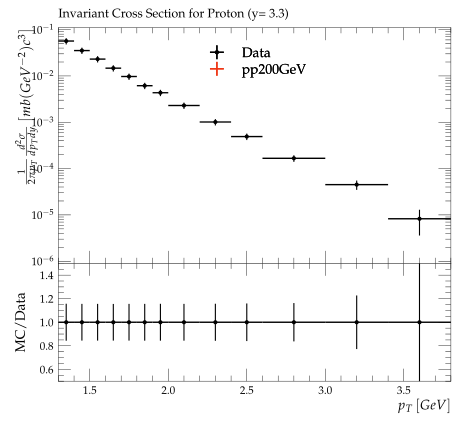

Python code for this plot:
#! /usr/bin/env python3

# This Python script was auto-generated using YODA v2.1.0.
# Analysis object: /BRAHMS_2007_I742956/d11-x01-y01
# Timestamp: 07-10-2025 (17:32:21)

import matplotlib as mpl
import matplotlib.pyplot as plt
mpl.use('Agg') # comment out for interactive use
import os
import numpy as np
from numpy import nan, inf

plotDir = os.path.split(os.path.realpath(__file__))[0]
if 'YODA_USER_PLOT_PATH' in globals():
    plot_outdir = globals()['YODA_USER_PLOT_PATH']
else:
    plot_outdir = plotDir

#plot style
plt.style.use(os.path.join(plotDir, '../default.mplstyle'))
# plot metadata
figW, figH = plt.rcParams['figure.figsize']
ax_xLabel = r'$p_T \left[GeV\right]$'
ax_yLabel = r'$\frac{1}{2\pi{p_{T}}}\frac{d^2\sigma}{dp_{T}dy}\left[mb(GeV^{-2})c^3\right]$'
ax_title  = r'Invariant Cross Section for Proton (y= 3.3)'
ax_xScale = 'linear'
ax_yScale = 'log'
xLims = (1.3, 3.8)
yLims = (9e-07, 0.11000000000000001)

# TeX-friendly labels for the legend
labels = {
    'legend' : ([ r"Data", r"pp200GeV" ], r""),
}

# Adjust canvas width and height
canvasW = 10.0
canvasH = 9.0
figW *= canvasW/10.
figH *= canvasH/9.

# Create figure and axis objects
fig, (ax, ratio0_ax) = plt.subplots(2, 1, sharex=True,
                  figsize=(figW,figH), gridspec_kw={'height_ratios': (6.0, 3.0)})

# Set figure margins
plt.subplots_adjust(
    left   = 1.0 * plt.rcParams['figure.subplot.left'],
    right  = 1.0 * plt.rcParams['figure.subplot.right'],
    top    = 1.0 * plt.rcParams['figure.subplot.top'],
    bottom = 1.0 * plt.rcParams['figure.subplot.bottom'])

ratio0_ax.yaxis.set_major_locator(mpl.ticker.MultipleLocator(0.2))
ratio0_ax.set_ylim(0.5, 1.4999)
ratio0_ax.set_ylabel('MC/Data')

# the numerical data is stored in a separate file
dataf = dict()
prefix = os.path.split(__file__)[0]
if prefix:    prefix = prefix + '/'
exec(open(prefix+'d11-x01-y01__data.py').read(), dataf)


legend_handles = dict() # keep track of handles for the legend

# style options for curves
# starts at zorder>=5 to draw curve on top of legend
styles = {
  'Data': {
    'color' : 'black',
    'linestyle' : '-',
    'linewidth' : 1,
    'marker' : 'o',
    'markersize' : 2,
    'capsize' : 0.0,
    'zorder' : 5,
    'histstyle' : 0,
    'drawstyle' : 'steps-pre',
    'xerrorbars' : 1,
    'yerrorbars' : 1,
    'fillcolor' : None,
    'fillopacity' : 1.0,
    'ratio0_linestyle' : '-',
    'ratio0_linewidth' : 1,
    'ratio0_marker' : 'o',
    'ratio0_markersize' : 2,
    'ratio0_capsize' : 0.0,
    'ratio0_zorder' : 5,
    'ratio0_histstyle' : 0,
    'ratio0_drawstyle' : 'steps-pre',
    'ratio0_xerrorbars' : 1,
    'ratio0_yerrorbars' : 1,
  },
  'pp200GeV.yoda': {
    'color' : '#EE3311',
    'linestyle' : '-',
    'linewidth' : 1,
    'marker' : 'none',
    'markersize' : 2,
    'capsize' : 0.0,
    'zorder' : 6,
    'histstyle' : 1,
    'drawstyle' : 'steps-pre',
    'xerrorbars' : 1,
    'yerrorbars' : 1,
    'fillcolor' : None,
    'fillopacity' : 1.0,
    'ratio0_linestyle' : '-',
    'ratio0_linewidth' : 1,
    'ratio0_marker' : 'none',
    'ratio0_markersize' : 2,
    'ratio0_capsize' : 0.0,
    'ratio0_zorder' : 6,
    'ratio0_histstyle' : 1,
    'ratio0_drawstyle' : 'steps-pre',
    'ratio0_xerrorbars' : 1,
    'ratio0_yerrorbars' : 1,
  },
}

# curve from input yoda files in main panel
for label, yvals in dataf['yvals'].items():
    if all(np.isnan(v) for v in dataf['yvals'][label]):
        continue
    tmp = None
    if styles[label]['histstyle']: # draw as histogram
        xpos = dataf['xedges'][label] if styles[label]['drawstyle'] else dataf['xpoints'][label]
        ypos = np.insert(yvals, 0, yvals[0]) if styles[label]['drawstyle'] else yvals
        if styles[label]['fillcolor']: # fill area below curve
            ax.fill_between(xpos, ypos, step='pre',
                            color=styles[label]['fillcolor'],
                            alpha=styles[label]['fillopacity'])
        tmp, = ax.plot(xpos, ypos,
                       color=styles[label]['color'],
                       linestyle=styles[label]['linestyle'],
                       linewidth=styles[label]['linewidth'],
                       drawstyle=styles[label]['drawstyle'], solid_joinstyle='miter',
                       zorder=styles[label]['zorder'], label=label)
    tmp = ax.errorbar(dataf['xpoints'][label], yvals,
                      xerr=np.array(dataf['xerrs'][label])*styles[label]['xerrorbars'],
                      yerr=np.array(dataf['yerrs'][label])*styles[label]['yerrorbars'],
                      fmt=styles[label]['marker'], capsize=styles[label]['capsize'],
                      markersize=styles[label]['markersize'],
                      ecolor=styles[label]['color'],
                      color=styles[label]['color'], zorder=styles[label]['zorder'])
    tmp[-1][0].set_linestyle(styles[label]['linestyle'])
    tmp[-1][0].set_linewidth(styles[label]['linewidth'])
    if label in dataf['add_legend_handle']:  legend_handles[label] = tmp
    for varLabel in dataf['variation_yvals'].keys():
        if varLabel.startswith(label):
            tmp, = ax.plot(dataf['xedges'][label], dataf['variation_yvals'][varLabel],
                           color=styles[label]['color'],
                           linestyle=styles[label]['linestyle'],
                           linewidth=styles[label]['linewidth'],
                           drawstyle='steps-pre', solid_joinstyle='miter',
                           zorder=styles[label]['zorder'], alpha=0.5)


# plots on ratio panel
# curve from input yoda files in ratio panel
for label, yvals in dataf['ratio0_yvals'].items():
    if all(np.isnan(v) for v in yvals):
        continue
    if styles[label]['ratio0_histstyle']: # plot as histogram
        xpos = dataf['xedges']['Data'] if styles[label]['ratio0_drawstyle'] else dataf['xpoints']['Data']
        ypos = np.insert(yvals, 0, yvals[0]) if styles[label]['ratio0_drawstyle'] else yvals
        ratio0_ax.plot(xpos, ypos,
                       color=styles[label]['color'],
                       linewidth=styles[label]['linewidth'],
                       linestyle=styles[label]['ratio0_linestyle'],
                       drawstyle=styles[label]['ratio0_drawstyle'], zorder=styles[label]['zorder'],
                       solid_joinstyle='miter')
    tmp = ratio0_ax.errorbar(dataf['xpoints']['Data'], yvals,
                             xerr=np.array(dataf['ref_xerrs'])*styles[label]['ratio0_xerrorbars'],
                             yerr=np.array(dataf['ratio0_yerrs'][label])*styles[label]['ratio0_yerrorbars'],
                             fmt=styles[label]['ratio0_marker'], capsize=styles[label]['ratio0_capsize'],
                             markersize=styles[label]['ratio0_markersize'],
                             ecolor=styles[label]['color'],
                             color=styles[label]['color'])
    tmp[-1][0].set_linestyle(styles[label]['ratio0_linestyle'])
    tmp[-1][0].set_linewidth(styles[label]['ratio0_linewidth'])

    for varlabel in dataf['ratio0_variation_vals'].keys():
        if varlabel.startswith(label):
            ratio0_ax.plot(dataf['xedges']['Data'],
                            dataf['ratio0_variation_vals'][varlabel],
                            color=styles[label]['color'],
                            linestyle=styles[label]['linestyle'],
                            linewidth=styles[label]['linewidth'],
                            drawstyle='steps-pre', solid_joinstyle='miter',
                            zorder=1, alpha=0.5)

legend_items = list(legend_handles.values())
ax.add_artist(ax.legend(legend_items,
                        labels['legend'][0],
                        title=labels['legend'][1],
                        alignment='left',
                        loc='upper center',
                        bbox_to_anchor=(0.5, 0.97)))

# set plot metadata as defined above
ratio0_ax.set_xlabel(ax_xLabel)
ratio0_ax.xaxis.set_label_coords(1., -0.15)
ax.set_ylabel(ax_yLabel, ha='right', va='top')
ax.yaxis.set_label_coords(-0.11, 1.0)
ax.set_title(ax_title, loc='left')
ax.set_xscale(ax_xScale)
ax.set_yscale(ax_yScale)
ax.set_xlim(xLims)
ax.set_ylim(yLims)

# tick formatting
plt.rcParams['xtick.top'] = True
plt.rcParams['ytick.right'] = True
ax.yaxis.set_major_locator(mpl.ticker.LogLocator(base=10.0, numticks=np.inf))
ax.yaxis.set_minor_locator(mpl.ticker.LogLocator(
                           base=10.0, subs=np.arange(0.1, 1, 0.1), numticks=np.inf))
fig.align_ylabels((ax, ratio0_ax))
plt.savefig(os.path.join(plot_outdir, 'd11-x01-y01.pdf'), format='PDF')
plt.savefig(os.path.join(plot_outdir, 'd11-x01-y01.png'), format='PNG')

plt.close(fig)
